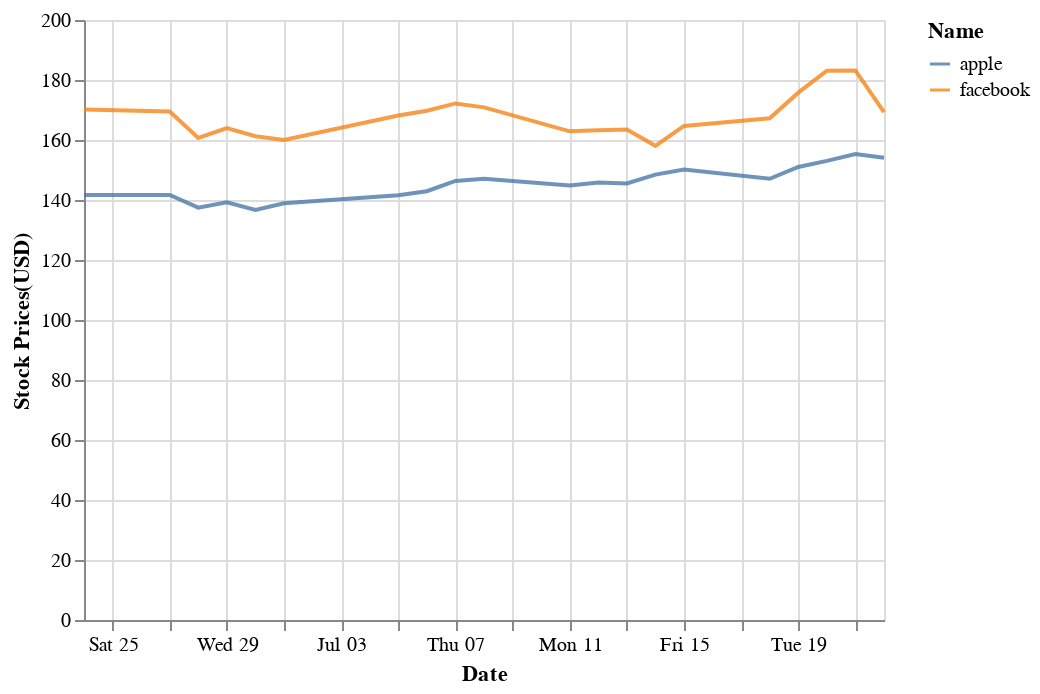

Notebook cell for this chart:
### Code cell
chart

### Figure 1 — Vega-Lite specification as saved in the notebook (floating-point values rounded to 4 significant figures)
{"config": {"view": {"continuousWidth": 400, "continuousHeight": 300}}, "data": {"name": "data-f137568244e66f5952f55047dd22fc14"}, "mark": {"type": "line", "opacity": 0.8}, "encoding": {"color": {"field": "Name", "type": "nominal"}, "x": {"field": "Date", "type": "temporal"}, "y": {"field": "Stock Prices(USD)", "stack": null, "type": "quantitative"}}, "$schema": "https://vega.github.io/schema/vega-lite/v4.17.0.json", "datasets": {"data-f137568244e66f5952f55047dd22fc14": [{"Date": "24 June 2022", "Name": "apple", "Stock Prices(USD)": 141.7}, {"Date": "27 June 2022", "Name": "apple", "Stock Prices(USD)": 141.7}, {"Date": "28 June 2022", "Name": "apple", "Stock Prices(USD)": 137.4}, {"Date": "29 June 2022", "Name": "apple", "Stock Prices(USD)": 139.2}, {"Date": "30 June 2022", "Name": "apple", "Stock Prices(USD)": 136.7}, {"Date": "01 July 2022", "Name": "apple", "Stock Prices(USD)": 138.9}, {"Date": "05 July 2022", "Name": "apple", "Stock Prices(USD)": 141.6}, {"Date": "06 July 2022", "Name": "apple", "Stock Prices(USD)": 142.9}, {"Date": "07 July 2022", "Name": "apple", "Stock Prices(USD)": 146.4}, {"Date": "08 July 2022", "Name": "apple", "Stock Prices(USD)": 147.0}, {"Date": "11 July 2022", "Name": "apple", "Stock Prices(USD)": 144.9}, {"Date": "12 July 2022", "Name": "apple", "Stock Prices(USD)": 145.9}, {"Date": "13 July 2022", "Name": "apple", "Stock Prices(USD)": 145.5}, {"Date": "14 July 2022", "Name": "apple", "Stock Prices(USD)": 148.5}, {"Date": "15 July 2022", "Name": "apple", "Stock Prices(USD)": 150.2}, {"Date": "18 July 2022", "Name": "apple", "Stock Prices(USD)": 147.1}, {"Date": "19 July 2022", "Name": "apple", "Stock Prices(USD)": 151.0}, {"Date": "20 July 2022", "Name": "apple", "Stock Prices(USD)": 153.0}, {"Date": "21 July 2022", "Name": "apple", "Stock Prices(USD)": 155.4}, {"Date": "22 July 2022", "Name": "apple", "Stock Prices(USD)": 154.1}, {"Date": "24 June 2022", "Name": "facebook", "Stock Prices(USD)": 170.2}, {"Date": "27 June 2022", "Name": "facebook", "Stock Prices(USD)": 169.5}, {"Date": "28 June 2022", "Name": "facebook", "Stock Prices(USD)": 160.7}, {"Date": "29 June 2022", "Name": "facebook", "Stock Prices(USD)": 163.9}, {"Date": "30 June 2022", "Name": "facebook", "Stock Prices(USD)": 161.2}, {"Date": "01 July 2022", "Name": "facebook", "Stock Prices(USD)": 160.0}, {"Date": "05 July 2022", "Name": "facebook", "Stock Prices(USD)": 168.2}, {"Date": "06 July 2022", "Name": "facebook", "Stock Prices(USD)": 169.8}, {"Date": "07 July 2022", "Name": "facebook", "Stock Prices(USD)": 172.2}, {"Date": "08 July 2022", "Name": "facebook", "Stock Prices(USD)": 170.9}, {"Date": "11 July 2022", "Name": "facebook", "Stock Prices(USD)": 162.9}, {"Date": "12 July 2022", "Name": "facebook", "Stock Prices(USD)": 163.3}, {"Date": "13 July 2022", "Name": "facebook", "Stock Prices(USD)": 163.5}, {"Date": "14 July 2022", "Name": "facebook", "Stock Prices(USD)": 158.1}, {"Date": "15 July 2022", "Name": "facebook", "Stock Prices(USD)": 164.7}, {"Date": "18 July 2022", "Name": "facebook", "Stock Prices(USD)": 167.2}, {"Date": "19 July 2022", "Name": "facebook", "Stock Prices(USD)": 175.8}, {"Date": "20 July 2022", "Name": "facebook", "Stock Prices(USD)": 183.1}, {"Date": "21 July 2022", "Name": "facebook", "Stock Prices(USD)": 183.2}, {"Date": "22 July 2022", "Name": "facebook", "Stock Prices(USD)": 169.3}]}}
